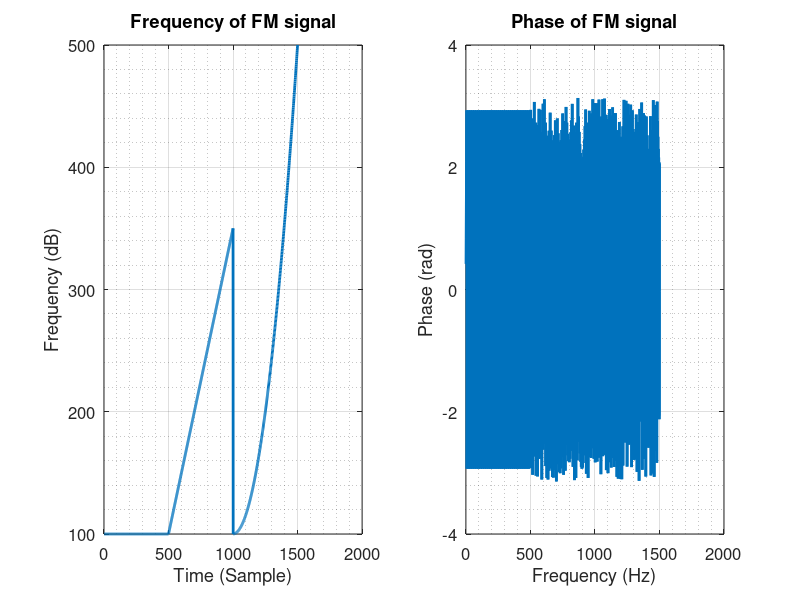
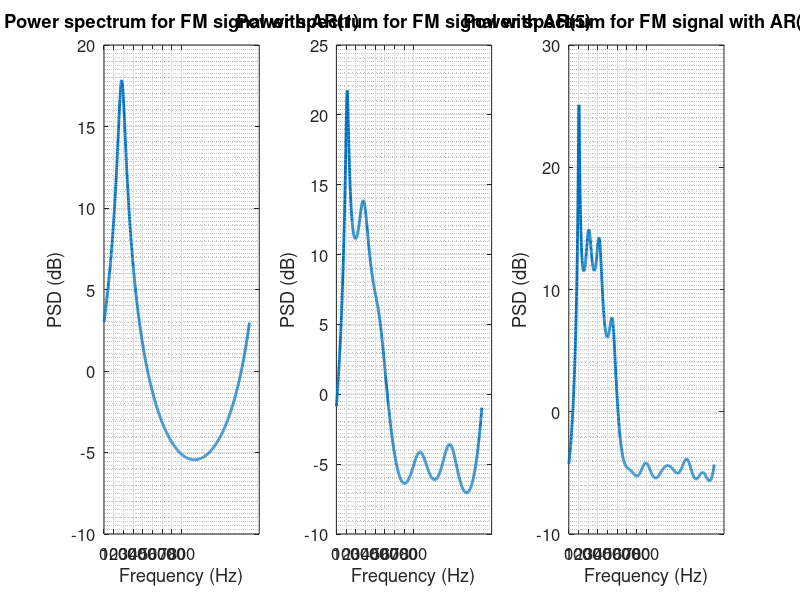
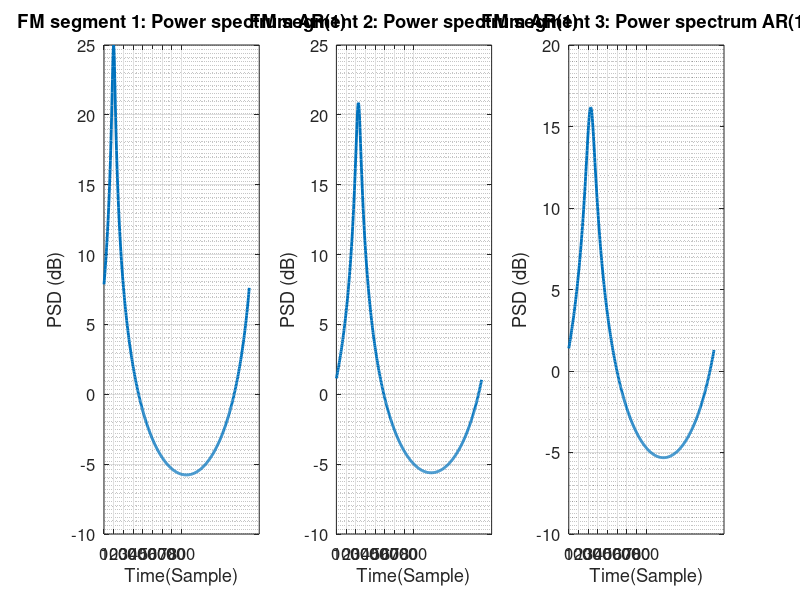

MATLAB code for these plots, in order:
%% Task 3.2.a The power spectrum for frequency modulated (FM) signal
% Author: Junyu Yan
%--------------------------------------------------------------------------

clc;clear;close all;
%% Initialization
% The number of samples
nSample = 1500;
% The sampling frequency
fs = 1500;
% The time 
t = (0:nSample-1)/fs;
% Noise power
varNoise = 0.05;
% Order
orderAR = [1,5,10];
% The circular complex valued white noise
noise = sqrt(varNoise/2)*(randn(1,nSample)+1i*randn(1,nSample));
% Function to determine the frequency of FM signal
funFreq = @(n)(((1<=n)&(n<=500)).*100+((501<=n)&(n<=1000)).*(100+(n-500)/2)+((1001<=n)&(n<=1500)).*(100+((n-1000)/25).^2));
% The frequency
fn = funFreq(1:nSample);
% The phase
phase = cumsum(fn);
% The FM signal
FM_Sig = exp(1i*(2*pi*phase/fs))+noise;

%% Plot frequency and phase of FM signal
% The frequency of FM signal
figure;
subplot(1,2,1);
plot(fn,'LineWidth',2);
grid on;grid minor;
title('Frequency of FM signal');
xlabel('Time (Sample)');
ylabel('Frequency (dB)');
set(gca,'fontsize',12);
% The phase of FM signal
subplot(1,2,2);
plot(angle(exp(1i*(2*pi*phase/fs))),'LineWidth',2);
grid on;grid minor;
title('Phase of FM signal');
xlabel('Frequency (Hz)');
ylabel('Phase (rad)');
set(gca,'fontsize',12);


%% Power spectrum for FM signal
figure;
for iOrder = 1:length(orderAR)
    % Estimate AR coefficient
    a_coeff = aryule(FM_Sig,orderAR(iOrder));
    % Frequency response
    [h_freq,w_freq] = freqz(1,a_coeff,nSample,fs);
    % Power spectrum for FM signal
    psd_FM = abs(h_freq.^2);
    subplot(1,length(orderAR),iOrder);
    plot(w_freq,pow2db(psd_FM),'LineWidth',2);
    grid on; grid minor;
    title(sprintf('Power spectrum for FM signal with AR(%d)',orderAR(iOrder)));
    xlabel('Frequency (Hz)');
    ylabel('PSD (dB)');
    set(gca,'fontsize',12);
    xticks(0:100:800);
end
%% Segemented power spectrum for FM signal
% Segment
Seg = 500;
% Number of segments
nSeg = 3;
figure;
for iSeg = 1:nSeg
    Seg_Sig = FM_Sig((iSeg-1)*Seg+1:iSeg*Seg);
    % Coefficients for segmented signal
    a_coeff = aryule(Seg_Sig,1);
    % Frequency response
    [h_freq,w_freq] = freqz(1,a_coeff,nSample/nSeg,fs);
    % Power spectrum for FM signal
    psd_FM = abs(h_freq.^2);
    subplot(1,nSeg,iSeg);
    plot(w_freq,pow2db(psd_FM),'LineWidth',2);
    grid on; grid minor;
    title(sprintf('FM segment %d: Power spectrum AR(1)',iSeg));
    xlabel('Time(Sample)');
    ylabel('PSD (dB)');
    set(gca,'fontsize',12);
    xticks(0:100:800);
end
